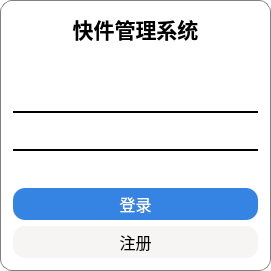
  <widget class="QGroupBox" name="MainSpace">
   <property name="geometry">
    <rect>
     <x>240</x>
     <y>20</y>
     <width>271</width>
     <height>271</height>
    </rect>
   </property>
   <property name="styleSheet">
    <string notr="true">QGroupBox{
background-color: rgba(255, 255, 255, 200);
border-radius:12px;
border: 1px solid gray;
}</string>
   </property>
   <layout class="QVBoxLayout" name="verticalLayout_2">
    <property name="leftMargin">
     <number>12</number>
    </property>
    <property name="topMargin">
     <number>12</number>
    </property>
    <property name="rightMargin">
     <number>12</number>
    </property>
    <property name="bottomMargin">
     <number>12</number>
    </property>
    <item>
     <widget class="QLabel" name="Title">
      <property name="minimumSize">
       <size>
        <width>0</width>
        <height>32</height>
       </size>
      </property>
      <property name="font">
       <font>
        <family>aakar</family>
        <pointsize>16</pointsize>
        <bold>true</bold>
       </font>
      </property>
      <property name="text">
       <string>快件管理系统</string>
      </property>
      <property name="alignment">
       <set>Qt::AlignCenter</set>
      </property>
     </widget>
    </item>
    <item>
     <spacer name="verticalSpacer_2">
      <property name="orientation">
       <enum>Qt::Vertical</enum>
      </property>
      <property name="sizeHint" stdset="0">
       <size>
        <width>20</width>
        <height>40</height>
       </size>
      </property>
     </spacer>
    </item>
    <item>
     <widget class="QLineEdit" name="userNameEdit">
      <property name="minimumSize">
       <size>
        <width>0</width>
        <height>32</height>
       </size>
      </property>
      <property name="styleSheet">
       <string notr="true">QLineEdit {
background: transparent;
font-size: 16px ;
border-style:solid;
border-color:black;
border-top-width:0px;
border-right-width:0px;
border-bottom-width: 2px;
border-left-width:0px;
}
 
QLineEdit:hover {
border-color: blue;
}</string>
      </property>
      <property name="alignment">
       <set>Qt::AlignLeading|Qt::AlignLeft|Qt::AlignVCenter</set>
      </property>
      <property name="placeholderText">
       <string/>
      </property>
     </widget>
    </item>
    <item>
     <widget class="QLineEdit" name="passwordEdit">
      <property name="minimumSize">
       <size>
        <width>0</width>
        <height>32</height>
       </size>
      </property>
      <property name="styleSheet">
       <string notr="true">QLineEdit {
background: transparent;
font-size: 16px ;
border-style:solid;
border-color:black;
border-top-width:0px;
border-right-width:0px;
border-bottom-width: 2px;
border-left-width:0px;
}
 
QLineEdit:hover {
border-color: blue;
}</string>
      </property>
      <property name="alignment">
       <set>Qt::AlignLeading|Qt::AlignLeft|Qt::AlignVCenter</set>
      </property>
      <property name="placeholderText">
       <string/>
      </property>
     </widget>
    </item>
    <item>
     <spacer name="verticalSpacer">
      <property name="orientation">
       <enum>Qt::Vertical</enum>
      </property>
      <property name="sizeHint" stdset="0">
       <size>
        <width>20</width>
        <height>40</height>
       </size>
      </property>
     </spacer>
    </item>
    <item>
     <widget class="QPushButton" name="loginBtn">
      <property name="minimumSize">
       <size>
        <width>128</width>
        <height>32</height>
       </size>
      </property>
      <property name="palette">
       <palette>
        <active>
         <colorrole role="WindowText">
          <brush brushstyle="SolidPattern">
           <color alpha="255">
            <red>255</red>
            <green>255</green>
            <blue>255</blue>
           </color>
          </brush>
         </colorrole>
         <colorrole role="Button">
          <brush brushstyle="SolidPattern">
           <color alpha="255">
            <red>53</red>
            <green>132</green>
            <blue>228</blue>
           </color>
          </brush>
         </colorrole>
         <colorrole role="Text">
          <brush brushstyle="SolidPattern">
           <color alpha="255">
            <red>255</red>
            <green>255</green>
            <blue>255</blue>
           </color>
          </brush>
         </colorrole>
         <colorrole role="ButtonText">
          <brush brushstyle="SolidPattern">
           <color alpha="255">
            <red>255</red>
            <green>255</green>
            <blue>255</blue>
           </color>
          </brush>
         </colorrole>
         <colorrole role="Base">
          <brush brushstyle="SolidPattern">
           <color alpha="255">
            <red>53</red>
            <green>132</green>
            <blue>228</blue>
           </color>
          </brush>
         </colorrole>
         <colorrole role="Window">
          <brush brushstyle="SolidPattern">
           <color alpha="255">
            <red>53</red>
            <green>132</green>
            <blue>228</blue>
           </color>
          </brush>
         </colorrole>
         <colorrole role="PlaceholderText">
          <brush brushstyle="SolidPattern">
           <color alpha="128">
            <red>255</red>
            <green>255</green>
            <blue>255</blue>
           </color>
          </brush>
         </colorrole>
        </active>
        <inactive>
         <colorrole role="WindowText">
          <brush brushstyle="SolidPattern">
           <color alpha="255">
            <red>255</red>
            <green>255</green>
            <blue>255</blue>
           </color>
          </brush>
         </colorrole>
         <colorrole role="Button">
          <brush brushstyle="SolidPattern">
           <color alpha="255">
            <red>53</red>
            <green>132</green>
            <blue>228</blue>
           </color>
          </brush>
         </colorrole>
         <colorrole role="Text">
          <brush brushstyle="SolidPattern">
           <color alpha="255">
            <red>255</red>
            <green>255</green>
            <blue>255</blue>
           </color>
          </brush>
         </colorrole>
         <colorrole role="ButtonText">
          <brush brushstyle="SolidPattern">
           <color alpha="255">
            <red>255</red>
            <green>255</green>
            <blue>255</blue>
           </color>
          </brush>
         </colorrole>
         <colorrole role="Base">
          <brush brushstyle="SolidPattern">
           <color alpha="255">
            <red>53</red>
            <green>132</green>
            <blue>228</blue>
           </color>
          </brush>
         </colorrole>
         <colorrole role="Window">
          <brush brushstyle="SolidPattern">
           <color alpha="255">
            <red>53</red>
            <green>132</green>
            <blue>228</blue>
           </color>
          </brush>
         </colorrole>
         <colorrole role="PlaceholderText">
          <brush brushstyle="SolidPattern">
           <color alpha="128">
            <red>255</red>
            <green>255</green>
            <blue>255</blue>
           </color>
          </brush>
         </colorrole>
        </inactive>
        <disabled>
         <colorrole role="WindowText">
          <brush brushstyle="SolidPattern">
           <color alpha="255">
            <red>255</red>
            <green>255</green>
            <blue>255</blue>
           </color>
          </brush>
         </colorrole>
         <colorrole role="Button">
          <brush brushstyle="SolidPattern">
           <color alpha="255">
            <red>53</red>
            <green>132</green>
            <blue>228</blue>
           </color>
          </brush>
         </colorrole>
         <colorrole role="Text">
          <brush brushstyle="SolidPattern">
           <color alpha="255">
            <red>255</red>
            <green>255</green>
            <blue>255</blue>
           </color>
          </brush>
         </colorrole>
         <colorrole role="ButtonText">
          <brush brushstyle="SolidPattern">
           <color alpha="255">
            <red>255</red>
            <green>255</green>
            <blue>255</blue>
           </color>
          </brush>
         </colorrole>
         <colorrole role="Base">
          <brush brushstyle="SolidPattern">
           <color alpha="255">
            <red>53</red>
            <green>132</green>
            <blue>228</blue>
           </color>
          </brush>
         </colorrole>
         <colorrole role="Window">
          <brush brushstyle="SolidPattern">
           <color alpha="255">
            <red>53</red>
            <green>132</green>
            <blue>228</blue>
           </color>
          </brush>
         </colorrole>
         <colorrole role="PlaceholderText">
          <brush brushstyle="SolidPattern">
           <color alpha="128">
            <red>255</red>
            <green>255</green>
            <blue>255</blue>
           </color>
          </brush>
         </colorrole>
        </disabled>
       </palette>
      </property>
      <property name="toolTipDuration">
       <number>0</number>
      </property>
      <property name="styleSheet">
       <string notr="true">QPushButton{
background-color: rgb(53, 132, 228);
border-radius:12px;
padding:2px 4px;
font-size:16px;
border-style: outset;
color: white
}

QPushButton:hover{
background-color:rgb(28, 113, 216); 
}

QPushButton:pressed{
background-color:rgb(98, 160, 234);
border-style: inset;}
</string>
      </property>
      <property name="text">
       <string>登录</string>
      </property>
      <property name="checkable">
       <bool>false</bool>
      </property>
     </widget>
    </item>
    <item>
     <widget class="QPushButton" name="registerBtn">
      <property name="minimumSize">
       <size>
        <width>128</width>
        <height>32</height>
       </size>
      </property>
      <property name="styleSheet">
       <string notr="true">QPushButton{
background-color: rgb(246, 245, 244);
border-radius:12px;
padding:2px 4px;
font-size:16px;
border-style: outset;}

QPushButton:hover{
background-color:rgb(222, 221, 218); 
color: black;}

QPushButton:pressed{
background-color:rgb(192, 191, 188);
border-style: inset;}
</string>
      </property>
      <property name="text">
       <string>注册</string>
      </property>
     </widget>
    </item>
   </layout>
  </widget>
